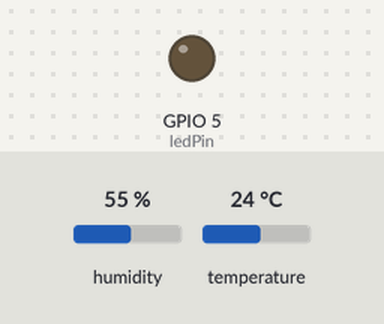
Bench run of a sketch on a simulated ESP8266 (NodeMCU). Shown: output pins drawn as LEDs (lit = HIGH). The test bench sets the inputs (shaded band); at power-on: temperature 24 °C, humidity 55 %. WiFi joins after 1.5 s; servers stay silent unless stated; no MQTT or app messages arrive unless stated; what the sketch prints to the serial monitor is not drawn.

Above: at 2.7 s.
2.8 s: temperature set to 30.6 °C
6.5 s: temperature set to 31.6 °C
At 9.5 s:
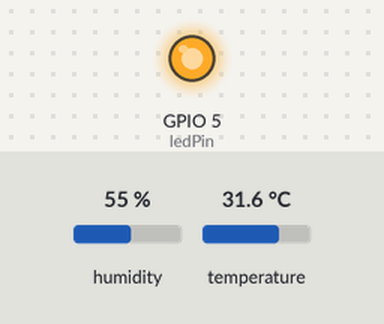
Timing chart, 0 to 11.0 s (numbered marks = the images above; inputs shaded):
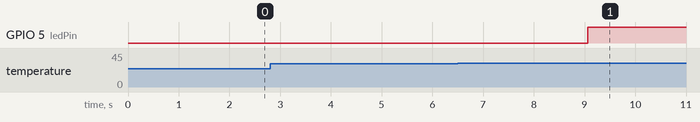

The sketch:

6.7_sketch_oct12d.ino
```cpp
#include <ESP8266WiFi.h>
#include <PubSubClient.h>
#include <ArduinoJson.h>
#include <DHT.h>

// Konfigurasi Wi-Fi
const char* ssid = "Ilhamzzz";
const char* password = "abcdefghij";

// Konfigurasi MQTT Broker
const char* mqttServer = "broker.hivemq.com";
const int mqttPort = 1883;
const char* clientId = "ESP8266_LabIoT_25782012_Tugas";

// Topic MQTT
const char* topicTelemetry = "kampus/labiot/25782039/telemetri";
const char* topicControl = "kampus/labiot/25782039/kendali";
const char* topicAlert = "kampus/labiot/25782039/alert";
const char* topicStatus = "kampus/labiot/25782039/status";

// Pin sensor dan LED
const byte dhtPin = 2;  // D4 / GPIO 2
const byte ledPin = 5;  // D1 / GPIO 5
#define DHTTYPE DHT22

DHT dht(dhtPin, DHTTYPE);
WiFiClient espClient;
PubSubClient client(espClient);

// Timer non-blocking
unsigned long lastTelemetry = 0;
unsigned long lastReconnect = 0;
const unsigned long telemetryInterval = 4000;
const unsigned long reconnectInterval = 5000;

float lastTemp = NAN;
bool alertSent = false;
bool ledState = false;

// Callback perintah MQTT
void callback(char* topic, byte* payload, unsigned int length) {
  char message[256];
  if (length >= sizeof(message)) return;

  memcpy(message, payload, length);
  message[length] = '\0';

  StaticJsonDocument<256> doc;
  if (deserializeJson(doc, message)) {
    Serial.println("Payload JSON tidak valid!");
    return;
  }

  if (doc.containsKey("led")) {
    int command = doc["led"];

    // Saat suhu bahaya, LED tetap dikendalikan sistem keselamatan.
    if (!isnan(lastTemp) && lastTemp > 31.0) {
      digitalWrite(ledPin, HIGH);
      ledState = true;
      Serial.println("Suhu bahaya: LED tetap menyala.");
      return;
    }

    if (command == 0 || command == 1) {
      ledState = (command == 1);
      digitalWrite(ledPin, ledState ? HIGH : LOW);
      Serial.printf("Perintah LED: %s\n",
                    ledState ? "MENYALA" : "PADAM");
    }
  }
}

// Koneksi awal Wi-Fi
void connectWiFi() {
  WiFi.mode(WIFI_STA);
  WiFi.begin(ssid, password);

  Serial.print("Menghubungkan Wi-Fi");
  while (WiFi.status() != WL_CONNECTED) {
    delay(500);
    Serial.print(".");
  }

  Serial.println("\nWi-Fi terhubung!");
  Serial.println(WiFi.localIP());
}

// Hubungkan MQTT dan daftarkan LWT
void reconnectMQTT() {
  if (client.connected()) return;

  unsigned long now = millis();
  if (now - lastReconnect < reconnectInterval) return;
  lastReconnect = now;

  const char* willMessage =
      "{\"status\":\"OFFLINE\","
      "\"keterangan\":\"Perangkat Terputus Tak Terduga\"}";

  Serial.print("Menghubungkan MQTT...");

  bool connected = client.connect(
      clientId,
      topicStatus,
      1,       // QoS LWT
      true,    // Retain
      willMessage
  );

  if (connected) {
    Serial.println(" terhubung!");
    client.subscribe(topicControl);

    client.publish(
        topicStatus,
        "{\"status\":\"ONLINE\","
        "\"keterangan\":\"Perangkat Beroperasi Normal\"}",
        true
    );

    Serial.println("Status ONLINE dipublikasikan.");
  } else {
    Serial.printf(" gagal, rc=%d\n", client.state());
  }
}

// Publikasi telemetri dan peringatan suhu
void publishTelemetry() {
  float temperature = dht.readTemperature();
  float humidity = dht.readHumidity();

  if (isnan(temperature) || isnan(humidity)) {
    Serial.println("Gagal membaca sensor DHT!");
    return;
  }

  lastTemp = temperature;
  bool danger = temperature > 31.0;

  // Klasifikasi dan tindakan keselamatan
  if (danger) {
    ledState = true;
    digitalWrite(ledPin, HIGH);

    if (!alertSent) {
      StaticJsonDocument<256> alert;
      alert["status"] = "BAHAYA";
      alert["parameter"] = "OVERHEAT";
      alert["nilai_suhu"] = temperature;

      char alertBuffer[256];
      serializeJson(alert, alertBuffer);
      client.publish(topicAlert, alertBuffer);

      Serial.println("PERINGATAN BAHAYA TERKIRIM!");
      alertSent = true;
    }
  } else {
    alertSent = false;
  }

  // Membuat JSON telemetri
  StaticJsonDocument<384> doc;
  doc["node_id"] = clientId;
  doc["suhu"] = temperature;
  doc["kelembapan"] = humidity;
  doc["status_led"] = ledState ? 1 : 0;
  doc["kondisi_suhu"] = danger ? "PANAS" : "NORMAL";

  char buffer[384];
  serializeJson(doc, buffer);

  if (client.publish(topicTelemetry, buffer)) {
    Serial.print("Telemetri: ");
    Serial.println(buffer);
  } else {
    Serial.println("Gagal mengirim telemetri.");
  }
}

void setup() {
  Serial.begin(115200);

  pinMode(ledPin, OUTPUT);
  digitalWrite(ledPin, LOW);
  dht.begin();

  connectWiFi();

  client.setServer(mqttServer, mqttPort);
  client.setCallback(callback);
}

void loop() {
  if (WiFi.status() != WL_CONNECTED) {
    WiFi.reconnect();
    return;
  }

  reconnectMQTT();
  client.loop();

  unsigned long now = millis();
  if (client.connected() &&
      now - lastTelemetry >= telemetryInterval) {
    lastTelemetry = now;
    publishTelemetry();
  }
}
```

Measured:
- the behaviour switches between 31 and 31.1 °C on temperature (found by bisection; images 0 and 1)
- after the input at 2.8 s, every drawn part: stays the same
- after the input at 6.5 s, GPIO 5 (ledPin): LOW → HIGH after 2.6 s
